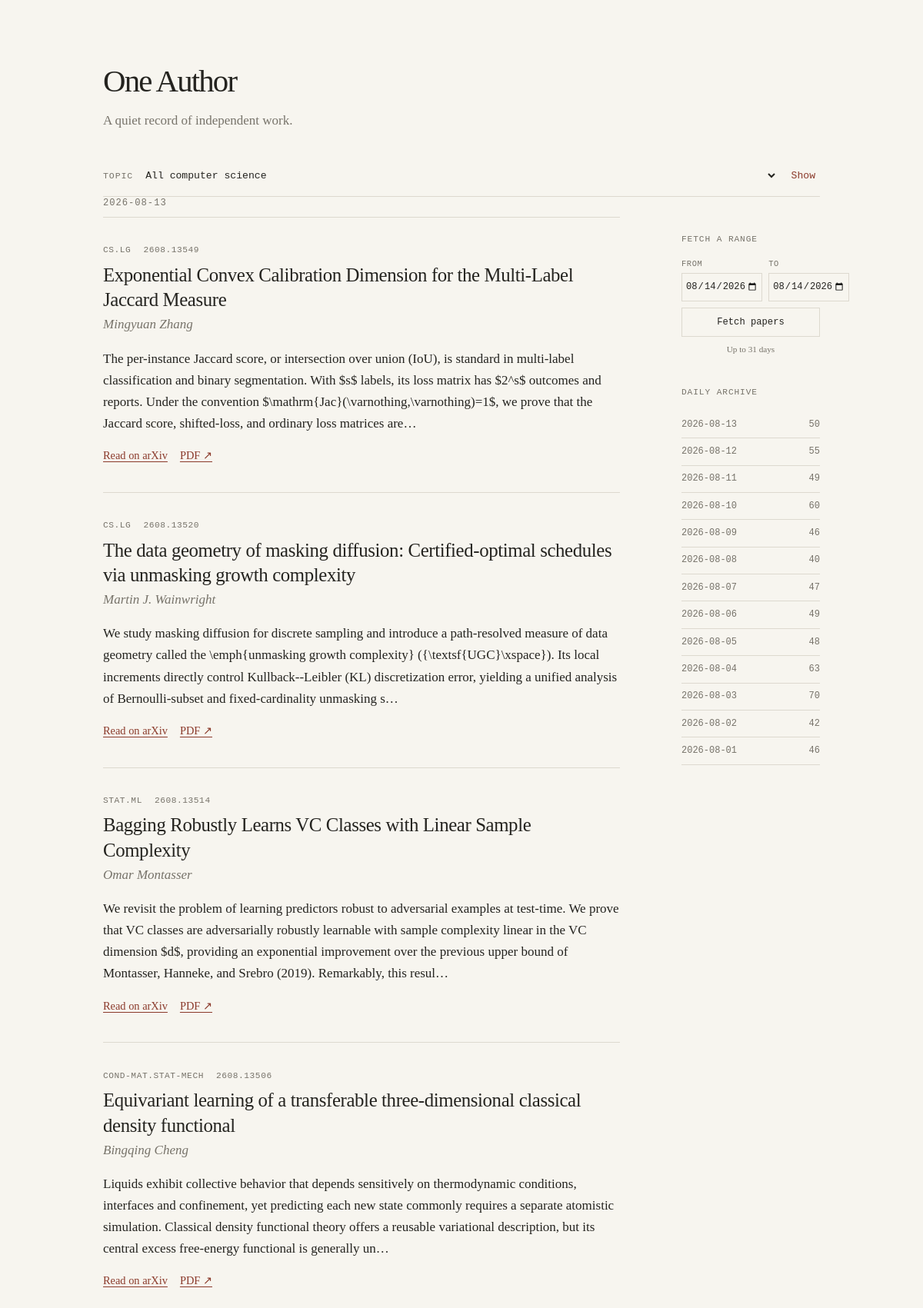
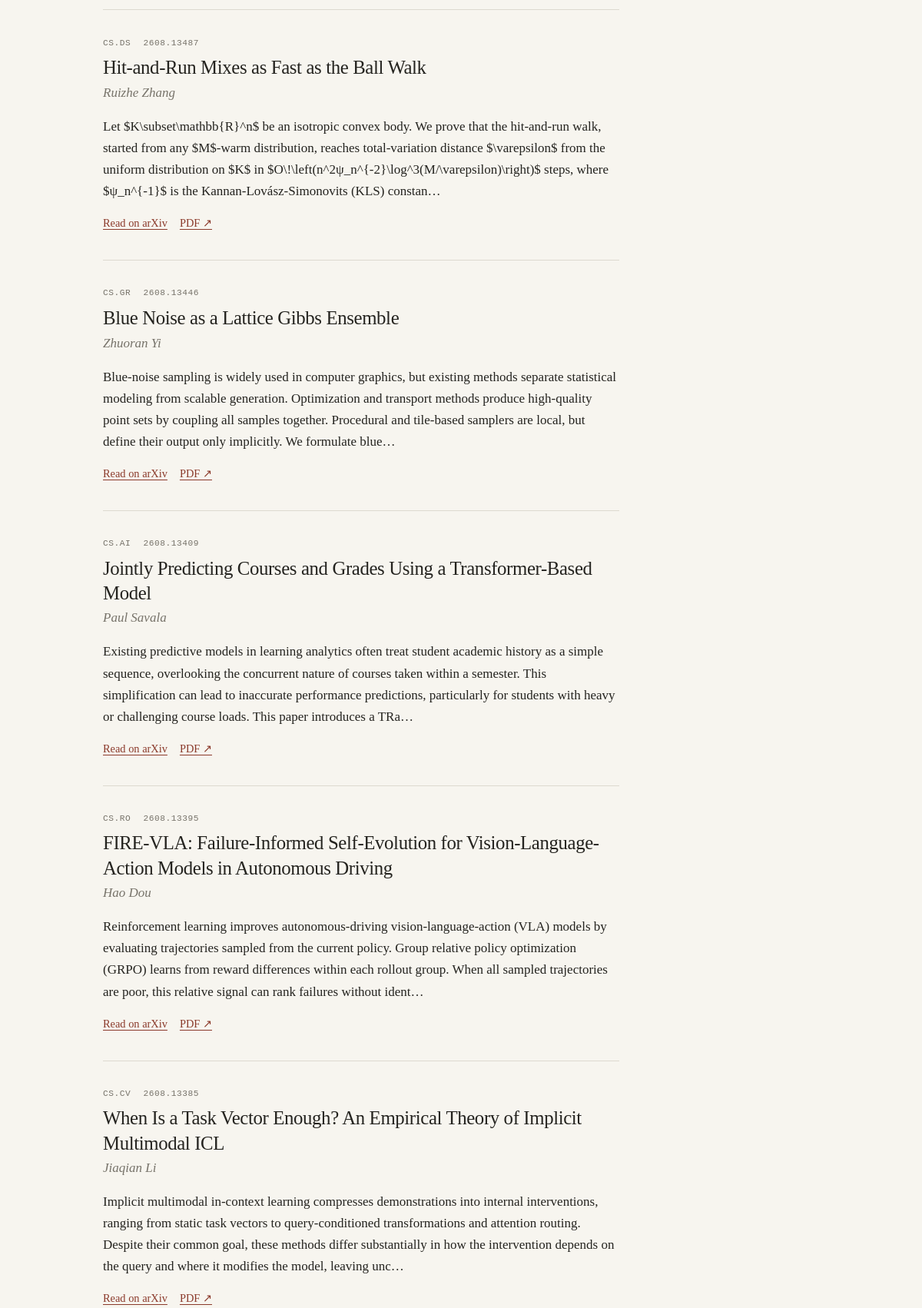
The page / (upper part) on the database its author committed (2 pictures, top to bottom).
### tables this page shows
CREATE TABLE papers (
                arxiv_id TEXT PRIMARY KEY,
                title TEXT NOT NULL,
                author TEXT NOT NULL,
                abstract TEXT NOT NULL,
                primary_category TEXT NOT NULL,
                categories TEXT NOT NULL,
                published TEXT NOT NULL,
                updated TEXT NOT NULL,
                arxiv_url TEXT NOT NULL,
                pdf_url TEXT NOT NULL
            );

### app.py (the view)
@app.get("/")
def index():
    try:
        page = max(1, int(request.args.get("page", 1)))
    except ValueError:
        page = 1
    per_page = 40
    category = request.args.get("category", "")
    if category and category not in CATEGORIES:
        category = ""
    selected_date = request.args.get("date", "")
    try:
        if datetime.strptime(selected_date, "%Y-%m-%d").date() > date.today():
            selected_date = ""
    except ValueError:
        selected_date = ""
    range_start = request.args.get("start", "")
    range_end = request.args.get("end", "")
    try:
        start_value = datetime.strptime(range_start, "%Y-%m-%d").date()
        end_value = datetime.strptime(range_end, "%Y-%m-%d").date()
        if start_value > end_value or end_value > date.today():
            range_start = range_end = ""
    except ValueError:
        range_start = range_end = ""
    conditions = []
    parameters = []
    if category:
        conditions.append("instr(',' || categories || ',', ',' || ? || ',') > 0")
        parameters.append(category)
    archive_query = "SELECT substr(published, 1, 10) AS day, COUNT(*) AS count FROM papers"
    if conditions:
        archive_query += " WHERE " + " AND ".join(conditions)
    archive_query += " GROUP BY day ORDER BY day DESC"
    with connect() as database:
        archive = database.execute(archive_query, parameters).fetchall()
        paper_conditions = list(conditions)
        paper_parameters = list(parameters)
        if selected_date:
            paper_conditions.append("substr(published, 1, 10) = ?")
            paper_parameters.append(selected_date)
        elif range_start:
            paper_conditions.append("substr(published, 1, 10) BETWEEN ? AND ?")
            paper_parameters.extend((range_start, range_end))
        query = "SELECT * FROM papers"
        if paper_conditions:
            query += " WHERE " + " AND ".join(paper_conditions)
        count_query = query.replace("SELECT *", "SELECT COUNT(*)")
        total = database.execute(count_query, paper_parameters).fetchone()[0]
        pages = max(1, (total + per_page - 1) // per_page)
        page = min(page, pages)
        query += " ORDER BY published DESC LIMIT ? OFFSET ?"
        papers = database.execute(
            query, paper_parameters + [per_page, (page - 1) * per_page]
        ).fetchall()
    return render_template(
        "index.html",
        papers=papers,
        categories=CATEGORIES,
        selected=category,
        archive=archive,
        selected_date=selected_date,
        range_start=range_start,
        range_end=range_end,
        today=date.today().isoformat(),
        added=request.args.get("added"),
        page=page,
        pages=pages,
        total=total,
    )

### app.py (called while the page is built)
def connect():
    connection = sqlite3.connect(DATABASE)
    connection.row_factory = sqlite3.Row
    return connection

### templates/index.html (shortened to what this page needs)
<!doctype html>
<html lang="en">
  <head>
    <link rel="stylesheet" href="{{ url_for('static', filename='style.css') }}">
  </head>
  <body>
    <header>
      <a class="name" href="/">One Author</a>
      <p>A quiet record of independent work.</p>
    </header>
    <form class="topic-filter" method="get">
      <label for="category">Topic</label>
      <select id="category" name="category">
        <option value="">All computer science</option>
      </select>
      <button type="submit">Show</button>
    </form>
    <div class="layout">
      <main>
        {% for paper in papers %}
          {% if loop.changed(paper.published[:10]) %}
            <h1 class="day"><time datetime="{{ paper.published[:10] }}">{{ paper.published[:10] }}</time></h1>
          {% endif %}
          <article>
            <div class="meta"><span>{{ paper.primary_category }}</span><span>{{ paper.arxiv_id }}</span></div>
            <h2><a href="{{ paper.arxiv_url }}">{{ paper.title }}</a></h2>
            <p class="author">{{ paper.author }}</p>
            <p class="abstract">{{ paper.abstract|truncate(340, true, '…') }}</p>
            <p class="links"><a href="{{ paper.arxiv_url }}">Read on arXiv</a><a href="{{ paper.pdf_url }}">PDF ↗</a></p>
          </article>
        {% else %}
          <p class="empty">No papers yet. Run <code>python fetch.py</code> to fill the archive.</p>
        {% endfor %}
      </main>
      <aside>
        <form class="date-fetch" action="{{ url_for('fetch_days') }}" method="post">
          <h2>Fetch a range</h2>
          <div class="date-fields">
            <label for="start-date"><span>From</span><input id="start-date" name="start" type="date" max="{{ today }}" value="{{ range_start or selected_date or today }}" required></label>
            <label for="end-date"><span>To</span><input id="end-date" name="end" type="date" max="{{ today }}" value="{{ range_end or selected_date or today }}" required></label>
          </div>
          <button type="submit">Fetch papers</button>
          <small>Up to 31 days</small>
        </form>
        <h2>Daily archive</h2>
        <ol>
          {% for item in archive %}
            <li>
              <a href="{{ url_for('index', date=item.day, category=selected or None) }}"{% if selected_date == item.day %} aria-current="page"{% endif %}>
                <time datetime="{{ item.day }}">{{ item.day }}</time>
                <span>{{ item.count }}</span>
              </a>
            </li>
          {% endfor %}
        </ol>
      </aside>
    </div>
  </body>
</html>

### static/style.css (style rules this page uses)
:root { color-scheme: light; --ink: #24231f; --muted: #77736a; --line: #ddd9cf; --paper: #f7f5ef; --accent: #8b3a2b; }
* { box-sizing: border-box; }
body { max-width: 980px; margin: 0 auto; padding: 4.5rem 1.5rem; background: var(--paper); color: var(--ink); font: 17px/1.65 Georgia, "Times New Roman", serif; }
header { margin-bottom: 3rem; }
.name { color: var(--ink); font-size: 2.55rem; font-weight: 400; letter-spacing: -.045em; text-decoration: none; }
header p, .author, .meta, footer { color: var(--muted); }
header p { margin: .2rem 0 0; }
a { color: var(--accent); text-underline-offset: .18em; }
.topic-filter { display: grid; grid-template-columns: auto minmax(0, 1fr) auto; align-items: center; gap: .75rem; padding-bottom: 1rem; border-bottom: 1px solid var(--line); }
.topic-filter label { color: var(--muted); font: .72rem/1.4 ui-monospace, SFMono-Regular, Menlo, monospace; letter-spacing: .08em; text-transform: uppercase; }
.topic-filter select, .topic-filter button { min-width: 0; border: 0; background: transparent; color: var(--ink); font: .82rem/1.4 ui-monospace, SFMono-Regular, Menlo, monospace; }
.topic-filter select { width: 100%; }
.topic-filter button { color: var(--accent); cursor: pointer; }
.layout { display: grid; grid-template-columns: minmax(0, 1fr) 180px; gap: 5rem; }
.day { margin: 3rem 0 0; padding-bottom: .55rem; border-bottom: 1px solid var(--line); color: var(--muted); font: 400 .76rem/1.4 ui-monospace, SFMono-Regular, Menlo, monospace; letter-spacing: .08em; }
.day:first-child { margin-top: 0; }
article { padding: 2.2rem 0; border-bottom: 1px solid var(--line); }
.meta { display: flex; gap: 1rem; font: .7rem/1.4 ui-monospace, SFMono-Regular, Menlo, monospace; text-transform: uppercase; letter-spacing: .05em; }
h2 { margin: .5rem 0 .15rem; font-size: 1.55rem; font-weight: 400; line-height: 1.3; letter-spacing: -.015em; }
h2 a { color: var(--ink); text-decoration: none; }
.author { margin: .15rem 0 1rem; font-style: italic; }
.abstract { margin: 0; }
.links { display: flex; gap: 1rem; margin: 1rem 0 0; font-size: .9rem; }
.links a { text-decoration-thickness: 1px; }
aside { padding-top: 3rem; }
aside h2 { margin: 0 0 1rem; color: var(--muted); font: .7rem/1.4 ui-monospace, SFMono-Regular, Menlo, monospace; letter-spacing: .08em; text-transform: uppercase; }
aside ol { margin: 0; padding: 0; list-style: none; }
aside li { border-bottom: 1px solid var(--line); }
aside li a { display: flex; justify-content: space-between; padding: .55rem 0; color: var(--muted); font: .75rem/1.4 ui-monospace, SFMono-Regular, Menlo, monospace; text-decoration: none; }
aside li span { color: var(--muted); }
.date-fetch { margin-bottom: 2.5rem; }
.date-fields { display: grid; grid-template-columns: 1fr 1fr; gap: .5rem; }
.date-fetch label { display: block; color: var(--muted); font: .65rem/1.4 ui-monospace, SFMono-Regular, Menlo, monospace; letter-spacing: .06em; text-transform: uppercase; }
.date-fetch label span { display: block; margin-bottom: .3rem; }
.date-fetch input, .date-fetch button { width: 100%; border: 1px solid var(--line); border-radius: 0; background: transparent; color: var(--ink); font: .76rem/1.4 ui-monospace, SFMono-Regular, Menlo, monospace; }
.date-fetch input { padding: .5rem .25rem; }
.date-fetch button { margin-top: .5rem; padding: .6rem; cursor: pointer; }
.date-fetch small { display: block; margin-top: .4rem; color: var(--muted); font-size: .7rem; text-align: center; }

### rows shown on the page
papers: published "2026-08-13", primary_category "CS.LG", arxiv_id "2608.13549", title "Exponential Convex Calibration Dimension for the Multi-Label Jaccard Measure", author "Mingyuan Zhang", abstract "The per-instance Jaccard score, or intersection over union (IoU), is standard in multi-label classification and binary segmentation. With $s$ labels, its loss matrix has $2^s$ outcomes and reports. Under the convention $\\mathrm{Jac}(\\varnothing,\\varnothing)=1$, we prove that the Jaccard score, shifted-loss, and ordinary loss matrices are…"
papers: primary_category "CS.LG", arxiv_id "2608.13520", title "The data geometry of masking diffusion: Certified-optimal schedules via unmasking growth complexity", author "Martin J. Wainwright", abstract "We study masking diffusion for discrete sampling and introduce a path-resolved measure of data geometry called the \\emph{unmasking growth complexity} ({\\textsf{UGC}\\xspace}). Its local increments directly control Kullback--Leibler (KL) discretization error, yielding a unified analysis of Bernoulli-subset and fixed-cardinality unmasking s…"
papers: primary_category "STAT.ML", arxiv_id "2608.13514", title "Bagging Robustly Learns VC Classes with Linear Sample Complexity", author "Omar Montasser", abstract "We revisit the problem of learning predictors robust to adversarial examples at test-time. We prove that VC classes are adversarially robustly learnable with sample complexity linear in the VC dimension $d$, providing an exponential improvement over the previous upper bound of Montasser, Hanneke, and Srebro (2019). Remarkably, this resul…"
papers: primary_category "COND-MAT.STAT-MECH", arxiv_id "2608.13506", title "Equivariant learning of a transferable three-dimensional classical density functional", author "Bingqing Cheng", abstract "Liquids exhibit collective behavior that depends sensitively on thermodynamic conditions, interfaces and confinement, yet predicting each new state commonly requires a separate atomistic simulation. Classical density functional theory offers a reusable variational description, but its central excess free-energy functional is generally un…"
papers: primary_category "CS.DS", arxiv_id "2608.13487", title "Hit-and-Run Mixes as Fast as the Ball Walk", author "Ruizhe Zhang", abstract "Let $K\\subset\\mathbb{R}^n$ be an isotropic convex body. We prove that the hit-and-run walk, started from any $M$-warm distribution, reaches total-variation distance $\\varepsilon$ from the uniform distribution on $K$ in $O\\!\\left(n^2ψ_n^{-2}\\log^3(M/\\varepsilon)\\right)$ steps, where $ψ_n^{-1}$ is the Kannan-Lovász-Simonovits (KLS) constan…"
papers: primary_category "CS.GR", arxiv_id "2608.13446", title "Blue Noise as a Lattice Gibbs Ensemble", author "Zhuoran Yi", abstract "Blue-noise sampling is widely used in computer graphics, but existing methods separate statistical modeling from scalable generation. Optimization and transport methods produce high-quality point sets by coupling all samples together. Procedural and tile-based samplers are local, but define their output only implicitly. We formulate blue…"
papers: primary_category "CS.AI", arxiv_id "2608.13409", title "Jointly Predicting Courses and Grades Using a Transformer-Based Model", author "Paul Savala", abstract "Existing predictive models in learning analytics often treat student academic history as a simple sequence, overlooking the concurrent nature of courses taken within a semester. This simplification can lead to inaccurate performance predictions, particularly for students with heavy or challenging course loads. This paper introduces a TRa…"
papers: primary_category "CS.RO", arxiv_id "2608.13395", title "FIRE-VLA: Failure-Informed Self-Evolution for Vision-Language-Action Models in Autonomous Driving", author "Hao Dou", abstract "Reinforcement learning improves autonomous-driving vision-language-action (VLA) models by evaluating trajectories sampled from the current policy. Group relative policy optimization (GRPO) learns from reward differences within each rollout group. When all sampled trajectories are poor, this relative signal can rank failures without ident…"
papers: primary_category "CS.CV", arxiv_id "2608.13385", title "When Is a Task Vector Enough? An Empirical Theory of Implicit Multimodal ICL", author "Jiaqian Li", abstract "Implicit multimodal in-context learning compresses demonstrations into internal interventions, ranging from static task vectors to query-conditioned transformations and attention routing. Despite their common goal, these methods differ substantially in how the intervention depends on the query and where it modifies the model, leaving unc…"

### other values the page prints
{{ item.day }} "2026-08-13" "2026-08-12" "2026-08-11" "2026-08-10" "2026-08-09" "2026-08-08" "2026-08-07" "2026-08-06" "2026-08-05" "2026-08-04" "2026-08-03" "2026-08-02" "2026-08-01"
{{ item.count }} "50" "55" "49" "60" "46" "40" "47" "49" "48" "63" "70" "42" "46"
